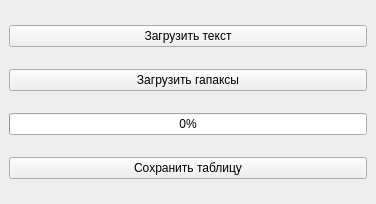
<?xml version="1.0" encoding="UTF-8"?>
<ui version="4.0">
 <class>MainWindow</class>
 <widget class="QMainWindow" name="MainWindow">
  <property name="geometry">
   <rect>
    <x>0</x>
    <y>0</y>
    <width>376</width>
    <height>204</height>
   </rect>
  </property>
  <property name="windowTitle">
   <string>Bigramms in text</string>
  </property>
  <widget class="QWidget" name="centralwidget">
   <layout class="QVBoxLayout" name="verticalLayout">
    <item>
     <widget class="QPushButton" name="downloadButton">
      <property name="text">
       <string>Загрузить текст</string>
      </property>
     </widget>
    </item>
    <item>
     <widget class="QPushButton" name="searchButton">
      <property name="text">
       <string>Загрузить гапаксы</string>
      </property>
     </widget>
    </item>
    <item>
     <widget class="QProgressBar" name="progressBar">
      <property name="value">
       <number>0</number>
      </property>
     </widget>
    </item>
    <item>
     <widget class="QPushButton" name="saveButton">
      <property name="text">
       <string>Сохранить таблицу</string>
      </property>
     </widget>
    </item>
   </layout>
  </widget>
 </widget>
 <resources/>
 <connections/>
</ui>
